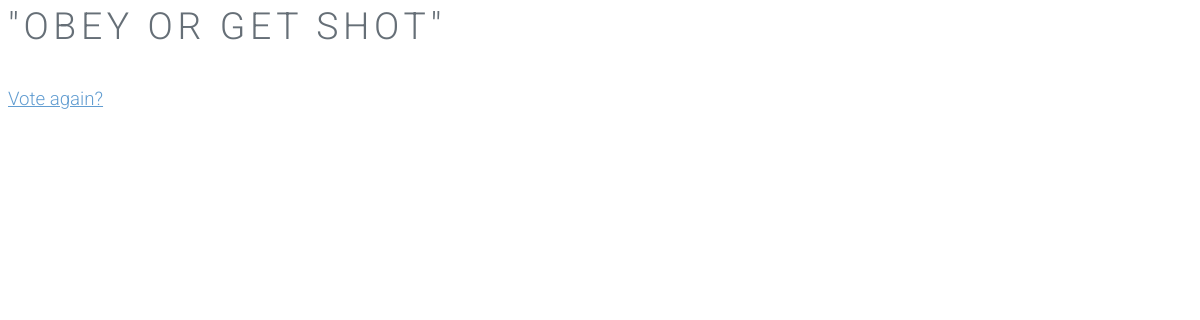
The app's page /polls/3/results/, older data.
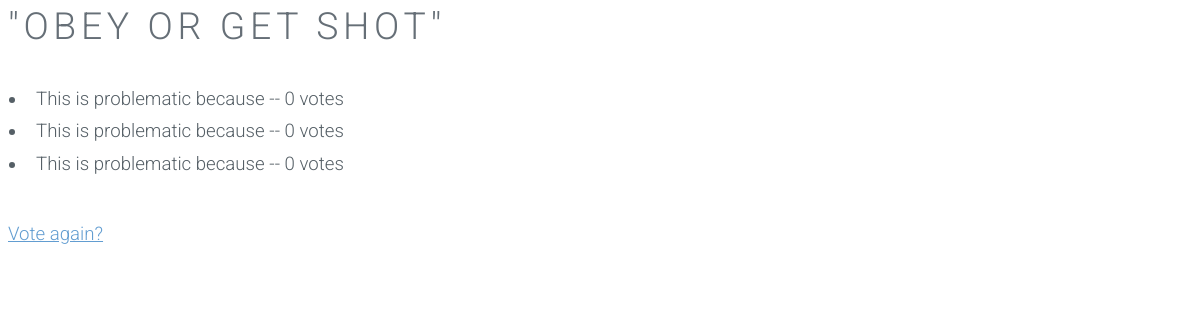
The same page, newer data.
### polls/models.py (models this page shows, shortened)
class Comment(models.Model):
    comment_text = models.CharField(max_length=200)
    pub_date = models.DateTimeField(auto_now_add=True)

class Choice(models.Model):
    choice_text = models.CharField(max_length=200)
    votes = models.IntegerField(default=0)
    comment = models.ForeignKey(Comment, on_delete=models.CASCADE)

### polls/views.py (the view)
# urls.py: url(r'^(?P<pk>[0-9]+)/results/$', views.ResultsView.as_view(), name='results'),
class ResultsView(generic.DetailView):
    model = Comment
    template_name = 'polls/results.html'

### polls/templates/polls/results.html
{% load static %}
<link rel="stylesheet" type="text/css" href="{% static 'polls/style.css' %}" />
<h1>{{ comment.comment_text }}</h1>
<ul>
{% for choice in comment.choice_set.all %}
    <li>{{ choice.choice_text }} -- {{ choice.votes }} vote{{ choice.votes|pluralize }}</li>
{% endfor %}
</ul>
<a href="{% url 'polls:detail' comment.id %}">Vote again?</a>

### polls/static/polls/style.css (style rules this page uses)
a { color: #629DD1; text-decoration: underline; }
h1, h2, h3, h4, h5, h6 { color: #666f77; font-weight: 300; line-height: 1em; margin: 0 0 1em 0; text-transform: uppercase; letter-spacing: 0.125em; }
ul { list-style: disc; margin: 0 0 2em 0; padding-left: 1em; }
ul li { padding-left: 0.5em; }

Row changes from the older to the newer data that the page shows:
added Choice: choice_text "This is problematic because", votes "0"
added Choice: choice_text "This is problematic because", votes "0"
added Choice: choice_text "This is problematic because", votes "0"
